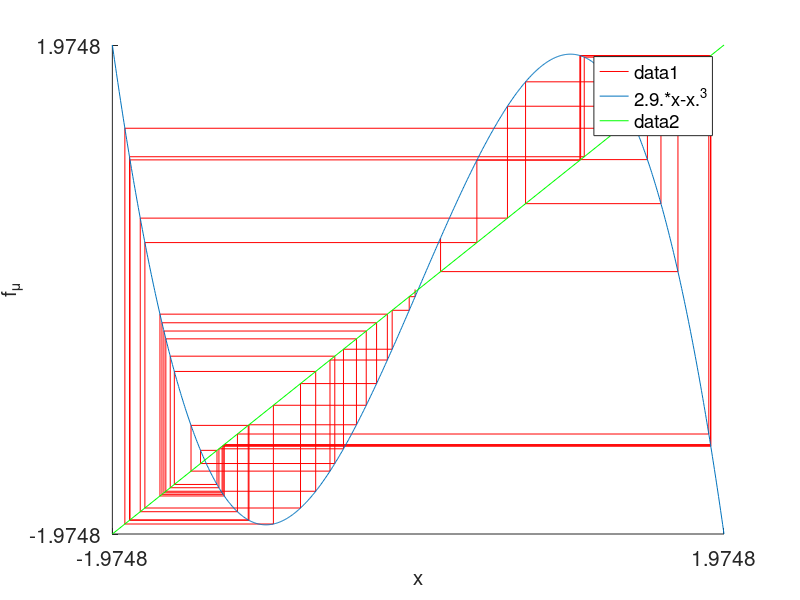

Recreate this plot in MATLAB.
%  Graphical iteration of the cubic map.

clear all;
clc;

fsize=15;
nmax=100;halfm=nmax/2;
t=zeros(1,nmax);
t(1)=-0.02;
% t(1)=0.02; % Try also this as initial value
mu=2.9;
bound = sqrt(mu+1);
axis([-bound bound -bound bound]);
for n=1:nmax
    t(n+1)=mu*t(n)-(t(n))^3;
end

for n=1:halfm
    t1(2*n-1)=t(n);
    t1(2*n)=t(n);
end

t2(1)=0;t2(2)=t(2);
for n=2:halfm
    t2(2*n-1)=t(n);
    t2(2*n)=t(n+1);
end
hold on
plot(t1,t2,'r');
fplot('2.9*x-x^3',[-bound bound]);
x=[-bound bound];y=[-bound bound];
plot(x,y,'g');
hold off
set(gca,'xtick',[-bound bound],'Fontsize',fsize)
set(gca,'ytick',[-bound bound],'Fontsize',fsize)
xlabel('x','Fontsize',fsize)
ylabel('f_{\mu}','Fontsize',fsize)

% End of Program